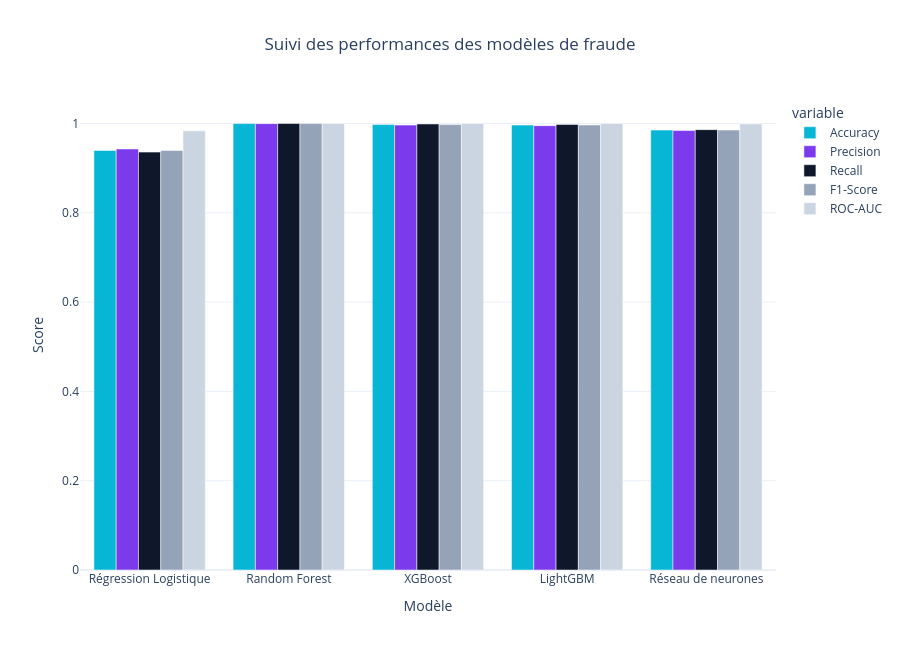

Here is the notebook cell this chart was saved with:
### Code cell
# ============================================
# VISUALISATION DU SUIVI DES PERFORMANCES
# ============================================

fig = px.bar(
    performance_df,
    x="Modèle",
    y=["Accuracy", "Precision", "Recall", "F1-Score", "ROC-AUC"],
    barmode="group",
    title="Suivi des performances des modèles de fraude",
    color_discrete_sequence=[
        "#06B6D4",
        "#7C3AED",
        "#0F172A",
        "#94A3B8",
        "#CBD5E1"
    ]
)

fig.update_layout(
    template="plotly_white",
    height=650,
    title_x=0.5,
    yaxis_title="Score",
    xaxis_title="Modèle"
)

fig.show()

### Figure 1 — Plotly figure (JSON) as saved in the notebook; plotly's stock layout.template omitted (floating-point values rounded to 4 significant figures)
{"data": [{"alignmentgroup": "True", "hovertemplate": "variable=Accuracy<br>Modèle=%{x}<br>value=%{y}<extra></extra>", "legendgroup": "Accuracy", "marker": {"color": "#06B6D4", "pattern": {"shape": ""}}, "name": "Accuracy", "offsetgroup": "Accuracy", "orientation": "v", "showlegend": true, "textposition": "auto", "type": "bar", "x": ["Régression Logistique", "Random Forest", "XGBoost", "LightGBM", "Réseau de neurones"], "xaxis": "x", "y": [0.9395, 0.9998, 0.9976, 0.9965, 0.9852], "yaxis": "y"}, {"alignmentgroup": "True", "hovertemplate": "variable=Precision<br>Modèle=%{x}<br>value=%{y}<extra></extra>", "legendgroup": "Precision", "marker": {"color": "#7C3AED", "pattern": {"shape": ""}}, "name": "Precision", "offsetgroup": "Precision", "orientation": "v", "showlegend": true, "textposition": "auto", "type": "bar", "x": ["Régression Logistique", "Random Forest", "XGBoost", "LightGBM", "Réseau de neurones"], "xaxis": "x", "y": [0.9429, 0.9997, 0.9964, 0.9951, 0.9843], "yaxis": "y"}, {"alignmentgroup": "True", "hovertemplate": "variable=Recall<br>Modèle=%{x}<br>value=%{y}<extra></extra>", "legendgroup": "Recall", "marker": {"color": "#0F172A", "pattern": {"shape": ""}}, "name": "Recall", "offsetgroup": "Recall", "orientation": "v", "showlegend": true, "textposition": "auto", "type": "bar", "x": ["Régression Logistique", "Random Forest", "XGBoost", "LightGBM", "Réseau de neurones"], "xaxis": "x", "y": [0.9359, 1.0, 0.9989, 0.9979, 0.9862], "yaxis": "y"}, {"alignmentgroup": "True", "hovertemplate": "variable=F1-Score<br>Modèle=%{x}<br>value=%{y}<extra></extra>", "legendgroup": "F1-Score", "marker": {"color": "#94A3B8", "pattern": {"shape": ""}}, "name": "F1-Score", "offsetgroup": "F1-Score", "orientation": "v", "showlegend": true, "textposition": "auto", "type": "bar", "x": ["Régression Logistique", "Random Forest", "XGBoost", "LightGBM", "Réseau de neurones"], "xaxis": "x", "y": [0.9394, 0.9998, 0.9977, 0.9965, 0.9853], "yaxis": "y"}, {"alignmentgroup": "True", "hovertemplate": "variable=ROC-AUC<br>Modèle=%{x}<br>value=%{y}<extra></extra>", "legendgroup": "ROC-AUC", "marker": {"color": "#CBD5E1", "pattern": {"shape": ""}}, "name": "ROC-AUC", "offsetgroup": "ROC-AUC", "orientation": "v", "showlegend": true, "textposition": "auto", "type": "bar", "x": ["Régression Logistique", "Random Forest", "XGBoost", "LightGBM", "Réseau de neurones"], "xaxis": "x", "y": [0.9836, 1.0, 1.0, 0.9999, 0.999], "yaxis": "y"}], "layout": {"barmode": "group", "height": 650, "legend": {"title": {"text": "variable"}, "tracegroupgap": 0}, "title": {"text": "Suivi des performances des modèles de fraude", "x": 0.5}, "xaxis": {"anchor": "y", "domain": [0, 1], "title": {"text": "Modèle"}}, "yaxis": {"anchor": "x", "domain": [0, 1], "title": {"text": "Score"}}}}
